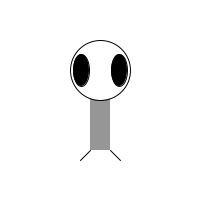
Frame 1 (no input)
Frame 60 (the mouse pressed at the canvas centre just before this capture): identical to frame 1, image omitted
Frame 120 (the mouse held since frame 60 and released just before this capture): identical to frame 1, image omitted

The Processing sketch that drew this single still picture (run headless with seeded random() and noise(); from frame 60 on, the mouse is pressed at the canvas centre):

// Processing sketch: day_7
// ── day_7.pde
void setup(){
  size(200,200);
  background(255);
  
}

void draw(){
  background(255);
  ellipseMode(CENTER);
  rectMode(CENTER);
  
 //body
 noStroke();
 fill(150);//color
 rect(100,100,20,100);//x1,y1,x2,y2
 
 //head
 stroke(1);
 fill(255);//color
 ellipse(100,70,60,60);//x1,y1,x2,y2
 
 //eyes
 fill(0);//color
 ellipse(81,70,16,32);//x1,y1,x2,y2
 ellipse(119,70,16,32);//x1,y1,x2,y2
 
 //legs
 stroke(0);
 line(90,150,80,160);//x1,y1,x2,y2
 line(110,150,120,160);
 
}
